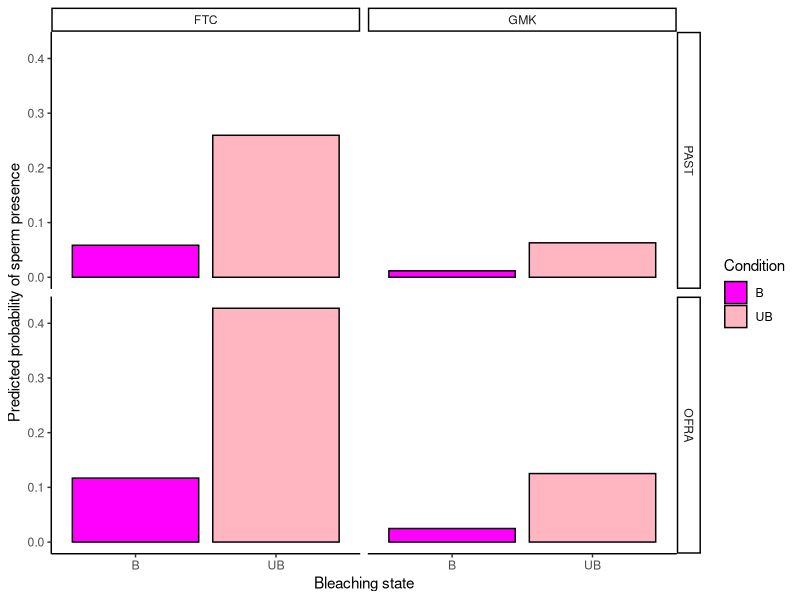

Write R code to recreate this figure.
###############################
#4/11/2026
#Thesis sperm data
###############################

#load libraries
library(tidyverse)

#load data
sperm<- read.csv("./data/data/Thesis_sperm.csv")

#calculate proportion of colonies that had sperm
sperm$sperm_present <- as.numeric(sperm$stotal > 0)

sperm_mod <- glm(sperm_present ~ Species + Site + State, 
    data = sperm, 
    family = binomial)

#Call:  glm(formula = sperm_present ~ Species + Site + State, family = binomial, 
# data = sperm)
# 
# Coefficients:
#   (Intercept)  SpeciesPAST      SiteGMK      StateUB  
# -2.0218      -0.7558      -1.6516       1.7297  
# 
# Degrees of Freedom: 35 Total (i.e. Null);  32 Residual
# Null Deviance:	    32.44 
# Residual Deviance: 27.55 	AIC: 35.55

################################################################################################
#Interpretation
#Intercept: FTC+OFRA+B -> convert these log odds to probability -> odds = exp(-2.02) ≈ 0.13 -> ~13% of these have sperm 
#SpeciesPAST -> -0.76 -> decreases odds (exp(-0.76) ≈ 0.47) -> PAST colonies are about 50% less likely than OFRA to have sperm
#SiteGMK -> strong negative effect (exp(-1.65) ≈ 0.19) -> GMK colonies are about 80% less likely to have sperm than FTC
#StateUB -> strong positive effect (exp(1.73) ≈ 5.65) -> UB colonies are ~5–6× more likely to have sperm than bleached ones
#really small sample size so it's probably underpowered but we can at least see directions
################################################################################################

#get p-values
summary(sperm_mod)
#none are significant 

#prediction
sperm$pred <- predict(sperm_mod, type = "response")

#build prediction grid to plot
newdat <- expand.grid(
  Species = unique(sperm$Species),
  Site = unique(sperm$Site),
  State = unique(sperm$State)
)

newdat$pred <- predict(sperm_mod, newdat = newdat, type = "response")

#plot
predicted_sperm <- ggplot(newdat, aes(x = State, y = pred, fill = State)) +
  geom_col(position = position_dodge(), color = "black") +
  facet_grid(Species ~ Site) +
  scale_fill_manual(values = c(
    "UB" = "lightpink",
    "B" = "magenta"
  )) +
  labs(
    y = "Predicted probability of sperm presence",
    x = "Bleaching state",
    fill = "Condition"
  ) +
  theme_classic()

ggsave("../Thesis_2026/plots/predicted_sperm.png", predicted_sperm, width = 10, height = 12, dpi = 300)
